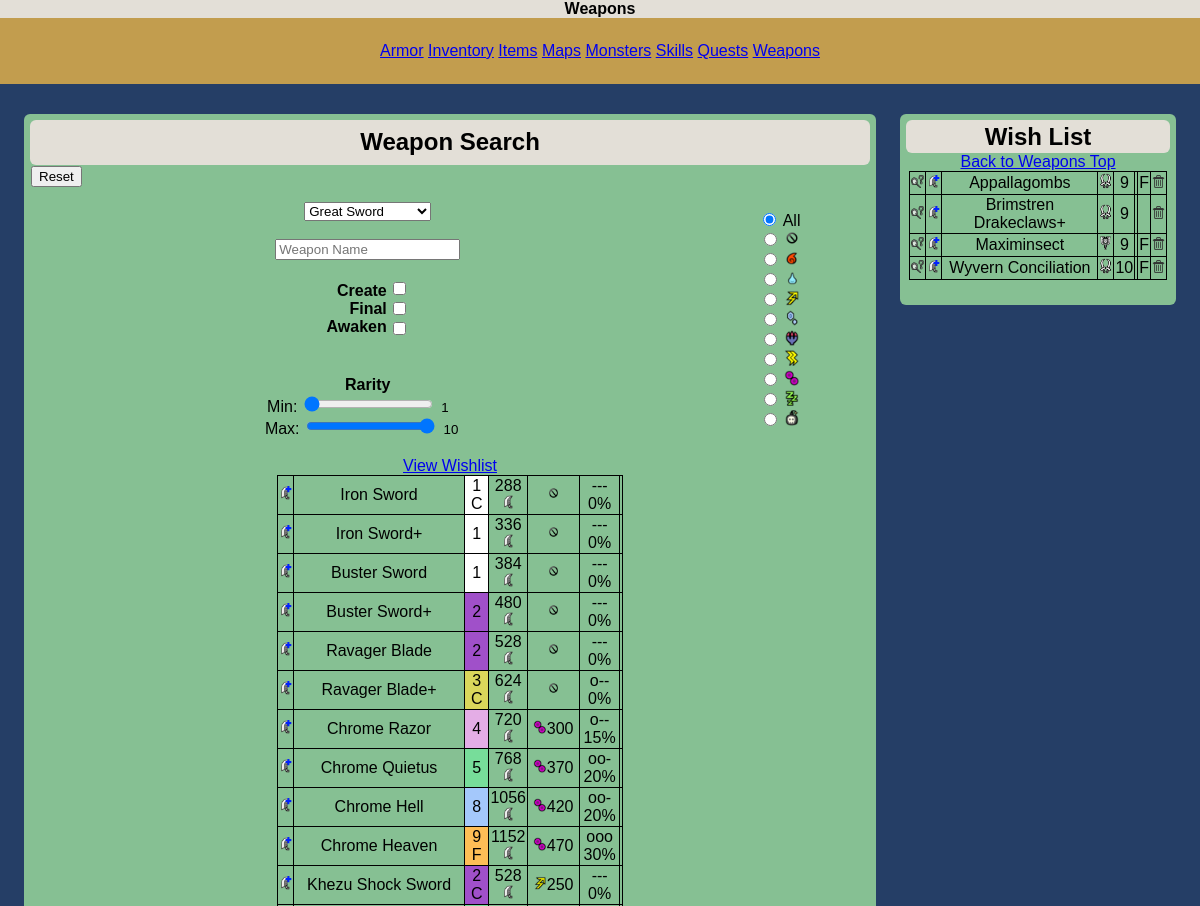
The app's page / (upper part), older data.
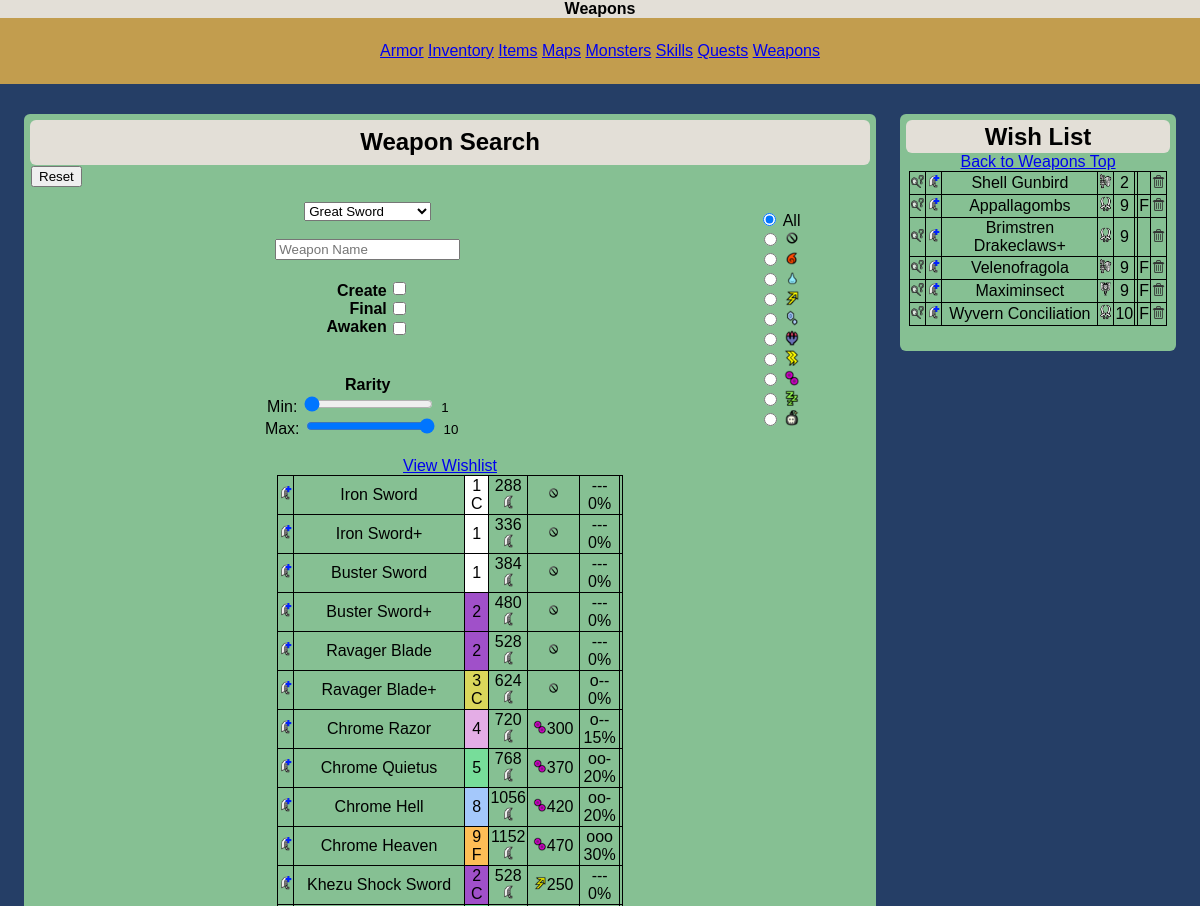
The same page, newer data.
### tables this page shows
CREATE TABLE IF NOT EXISTS `weapondata` (
  `weaponId` int(5) NOT NULL,
  `parentWeaponId` int(5) NOT NULL,
  `itemId` int(5) DEFAULT NULL,
  `weaponTypeId` int(5) NOT NULL,
  `name` varchar(80) NOT NULL,
  `attack` int(5) NOT NULL,
  `element` varchar(3) NOT NULL,
  `elementValue` int(5) DEFAULT NULL,
  `created` int(1) NOT NULL,
  `final` int(1) NOT NULL,
  `slot` int(1) NOT NULL,
  `rare` int(2) NOT NULL,
  `affinity` decimal(2,2) NOT NULL,
  `defense` int(3) DEFAULT NULL,
  `special` varchar(40) DEFAULT NULL,
  `awaken` int(1) NOT NULL,
  `awakenElement` varchar(3) NOT NULL,
  `awakenElementValue` int(4) NOT NULL,
  `red` int(3) NOT NULL,
  `orange` int(3) NOT NULL,
  `yellow` int(3) NOT NULL,
  `green` int(3) NOT NULL,
  `blue` int(3) NOT NULL,
  `white` int(3) NOT NULL,
  `purple` int(3) NOT NULL,
  `redPlus` int(3) NOT NULL,
  `orangePlus` int(3) NOT NULL,
  `yellowPlus` int(3) NOT NULL,
  `greenPlus` int(3) NOT NULL,
  `bluePlus` int(3) NOT NULL,
  `whitePlus` int(3) NOT NULL,
  `purplePlus` int(3) NOT NULL,
  `own` int(1) NOT NULL,
  `hierarchy` varchar(3000) NOT NULL,
  PRIMARY KEY (`weaponId`),
  UNIQUE KEY `itemId` (`itemId`)
);

CREATE TABLE IF NOT EXISTS `wishlist` (
  `weaponId` int(5) NOT NULL,
  `weaponTypeId` int(5) NOT NULL,
  `name` varchar(80) NOT NULL,
  `created` int(1) NOT NULL,
  `final` int(1) NOT NULL,
  `rare` int(2) NOT NULL,
  PRIMARY KEY (`weaponId`),
  UNIQUE KEY `id` (`weaponId`),
  UNIQUE KEY `name` (`name`)
);

### assets/modules/weapons/vars.php (called while the page is built, shortened)
<?php
    $createFilter=0;
    $finalFilter=0;
    $weaponSearch=null;
    $weaponType=1;
    $minRaritySelect=1;
    $maxRaritySelect=10;
    $elemFilter="%";
?>

### assets/modules/weapons/query.php (called while the page is built)
<?php
    $weaponSearch=str_replace('\'','&#39;',$weaponSearch);
    $sql = 'SELECT *
            FROM weapondata
            WHERE instr(name,"' . $weaponSearch . '")>0
            AND rare BETWEEN ' . $minRaritySelect . ' AND ' . $maxRaritySelect . '
            AND (element LIKE \'' . $elemFilter . '\'
            OR awakenElement LIKE \'' . $elemFilter. '\')
            AND (' . $createFilter . '=0 OR created=' . $createFilter .')
            AND (' . $finalFilter . '=0 OR final=' . $finalFilter . ')
            AND (0=' . $weaponType . ' OR weapontypeid=' . $weaponType . ')
            ORDER BY weaponId';
    $result = mysqli_query($mysqli,$sql) or die(mysqli_error($mysqli) . '; weapon table error');
?>

### assets/modules/weapons/parameter_prep.php (called while the page is built, shortened)
<?php
    switch($weaponsRow['slot']) {
        case "0": $slot = "---"; break;
        case "1": $slot = "o--"; break;
        case "2": $slot = "oo-"; break;
        case "3": $slot = "ooo"; break;}
    $affinity=$weaponsRow['affinity']*100;
    $sql = 'SELECT color
            FROM rarecolors
            WHERE rare=' . $weaponsRow['rare'];
    $colorResult = mysqli_query($mysqli,$sql) or die(mysqli_error($mysqli) . '; color table error');
    $rareColorsRow=mysqli_fetch_array($colorResult);
    if ($weaponsRow['created']==1) {$createFlag = 'C';
    } else {$createFlag = null;}
    if ($weaponsRow['final']==1) {$finalFlag = 'F';
    } else {$finalFlag = null;}
    if ($awakenFilter==1) {
        $hideAwaken=false;
        if ($weaponsRow['awaken']==1) {
            $elemType=$weaponsRow['awakenElement'];
            $elemValue=$weaponsRow['awakenElementValue'];
            $awakenFlag='*';
        } else{
            $elemType=$weaponsRow['element'];
            $elemValue=$weaponsRow['elementValue'];
            $awakenFlag='';
        }
    } else {
        $elemType=$weaponsRow['element'];
        $elemValue=$weaponsRow['elementValue'];
        if ($elemFilter=='RAW' or $elemFilter=='ALL'){
            $hideAwaken=false;
        } else {
            $hideAwaken=true;
        }
    }
?>

### assets/modules/weapons/table.php (the view, shortened to what this page needs)
<table class='data'>
    <?php
        while($weaponsRow=mysqli_fetch_array($result))
        {
            require('assets/modules/weapons/parameter_prep.php');
            if ($hideAwaken==true && $weaponsRow['awaken']==1){
            } else {
                echo("<tr>")
                    ."<td><input type='image' name='weaponPath' onclick='this.form.submit()' src=assets/resources/ui/path.png class='icon' value='$weaponsRow[name],$weaponsRow[weaponId]'></td>"
                    .'<td>'.$weaponsRow['name']
                    ."<td BGCOLOR='$rareColorsRow[color]'>$weaponsRow[rare]<br>".$createFlag . $finalFlag
                    ."<td>$weaponsRow[attack]<br><input class='icon' type='image' name='weaponImage' value=$weaponsRow[weaponTypeId] src=assets/resources/weapons/$weaponsRow[weaponTypeId].png class='icon'></td>"
                    ."<td><input type ='image' name='elementImage' value=$elemType src=assets/resources/elements/$elemType.png class='icon'>"
                    .$elemValue.$awakenFlag."</td>"
                    ."<td>$slot"
                    ."<br>$affinity%</td>"
                    ."<td>$weaponsRow[special]</td>"
                    ;
            }
        }
    ?>
</table>

### assets/modules/weapons/wishlist.php (shortened to what this page needs)
<H2>Wish List</H2>
<a href='#top'>Back to Weapons Top</a>
<?php
    $sql = 'SELECT *
            FROM wishlist
            ORDER BY rare, weaponTypeId, weaponId';
    $wishlistTableResult = mysqli_query($mysqli,$sql) or die(mysqli_error($mysqli) . '; wishlist table error');
?>
<table class='data wish'>
    <?php
        while($row=mysqli_fetch_array($wishlistTableResult))
        {
            if($row['created']==1){
                $created='C';
            } else {
                $created='';
            }
            if($row['final']==1){
                $final='F';
            } else {
                $final='';
            }
            echo("<tr>")
                ."<td><input type='image' name='searchClick' onclick='this.form.submit()' src=assets/resources/ui/search.png class='icon' value='$row[weaponId],$row[weaponTypeId]'></td>"
                ."<td><input type='image' name='weaponPath' onclick='this.form.submit()' src=assets/resources/ui/path.png class='icon' value='$row[name],$row[weaponId]'></td>"
                .'<td>'.$row['name'].'</td>'
                .'<td><img src=assets/resources/weapons/'.$row['weaponTypeId'].'.png class="icon"></td>'
                .'<td>'.$row['rare'].'</td>'
                .'<td>'.$created.'</td>'
                .'<td>'.$final.'</td>'
                ."<td><input type='image' name='wishDelete' onclick = 'this.form.submit()' src=assets/resources/ui/delete.png class='icon' value=$row[weaponId]></td>";
        }
    ?>
</table>

Row changes from the older to the newer data that the page shows:
added wishlist: name "Shell Gunbird", rare "2"
added wishlist: name "Velenofragola", rare "9", final "F"
